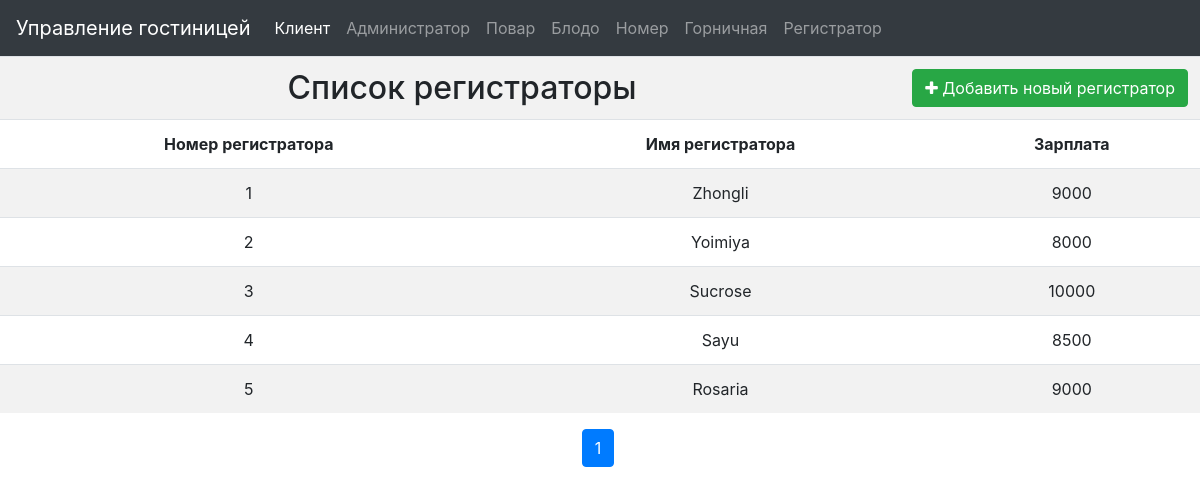
Page /receptionist.php on the committed database.
### tables this page shows
CREATE TABLE `receptionists` (
  `receptionist_id` int(11) NOT NULL,
  `receptionist_name` varchar(50) NOT NULL,
  `receptionist_salary` int(11) NOT NULL
);

### receptionist.php (the view, shortened to what this page needs)
<?php
include_once('connection.php');
$number_per_page = 15;
if (isset($_GET["page"])) {
    $page = $_GET["page"];
} else {
    $page = 1;
}
$start_from = ($page - 1) * $number_per_page;
$sql = "SELECT * FROM receptionists limit $start_from, $number_per_page";
$result = $mysqli->query($sql);
?>
<!DOCTYPE html>
<html lang="en">
<head>
    <link rel="stylesheet" href="https://stackpath.bootstrapcdn.com/bootstrap/4.5.2/css/bootstrap.min.css">
    <link rel="stylesheet" href="https://maxcdn.bootstrapcdn.com/font-awesome/4.7.0/css/font-awesome.min.css">
</head>
<body>
<table class="table table-striped text-center">
    <tr>
        <th colspan="10">
            <h2 style="display: inline;">Список регистраторы</h2>
            <a href="AddReceptionist.php" class="btn btn-success pull-right"><i class="fa fa-plus"></i> Добавить новый регистратор</a>
        </th>
    </tr>
    <t>
        <th>Номер регистратора</th>
        <th>Имя регистратора</th>
        <th>Зарплата</th>
    </t>
    <?php
    foreach($result as $row)
    {
        ?>
        <tr>
            <td><?php echo $row['receptionist_id'] ?></td>
            <td><?php echo $row['receptionist_name'] ?></td>
            <td><?php echo $row['receptionist_salary'] ?></td>
        </tr>
        <?php
    }
    ?>
</table>
<p class="text-center">
    <?php
    $sql = "select * from receptionists";
    $result= $mysqli->query($sql);
    $total_records = $result->num_rows;
    $total_pages=ceil($total_records/$number_per_page);
    for($i=1;$i<=$total_pages;$i++)
    {
        echo "<a class='btn btn-primary mr-1' role='button' href='receptionist.php?page=".$i."'>".$i."</a>" ;
    }
    ?>
</p>
</body>
</html>

### rows in the picture
receptionists: receptionist_id "1", receptionist_name "Zhongli", receptionist_salary "9000"
receptionists: receptionist_id "2", receptionist_name "Yoimiya", receptionist_salary "8000"
receptionists: receptionist_id "3", receptionist_name "Sucrose", receptionist_salary "10000"
receptionists: receptionist_id "4", receptionist_name "Sayu", receptionist_salary "8500"
receptionists: receptionist_id "5", receptionist_name "Rosaria", receptionist_salary "9000"
